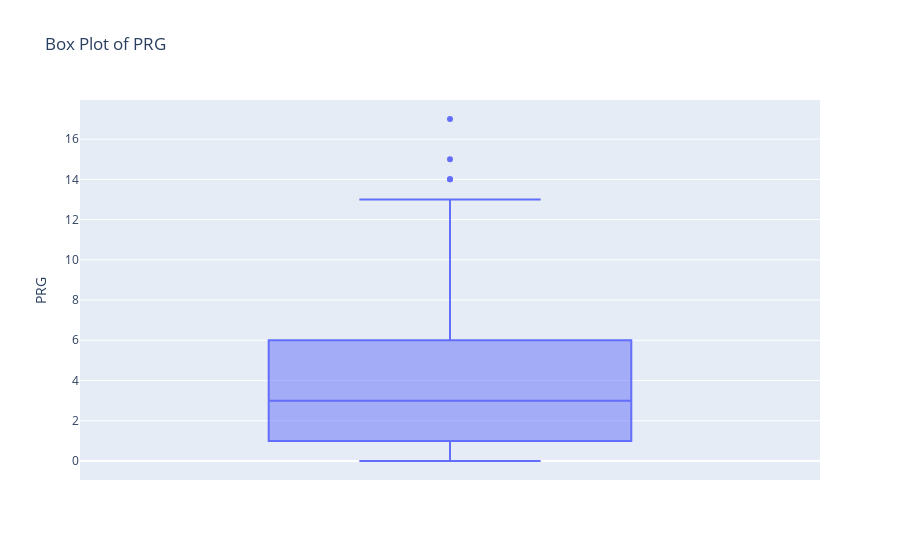

Notebook code cell kept with this figure:
### Code cell
# Create box plots for each column
for column in data.columns:
    fig = px.box(data, y=column, title=f'Box Plot of {column}')
    fig.show()

### Figure 1 — Plotly figure (JSON) as saved in the notebook; plotly's stock layout.template omitted (floating-point values rounded to 4 significant figures; data arrays with more than 128 entries replaced by an {"elided": "..."} marker saying what was removed)
{"data": [{"alignmentgroup": "True", "hovertemplate": "PRG=%{y}<extra></extra>", "legendgroup": "", "marker": {"color": "#636efa"}, "name": "", "notched": false, "offsetgroup": "", "orientation": "v", "showlegend": false, "type": "box", "x0": " ", "xaxis": "x", "y": {"elided": "599 int values"}, "y0": " ", "yaxis": "y"}], "layout": {"boxmode": "group", "legend": {"tracegroupgap": 0}, "title": {"text": "Box Plot of PRG"}, "xaxis": {"anchor": "y", "domain": [0, 1]}, "yaxis": {"anchor": "x", "domain": [0, 1], "title": {"text": "PRG"}}}}
